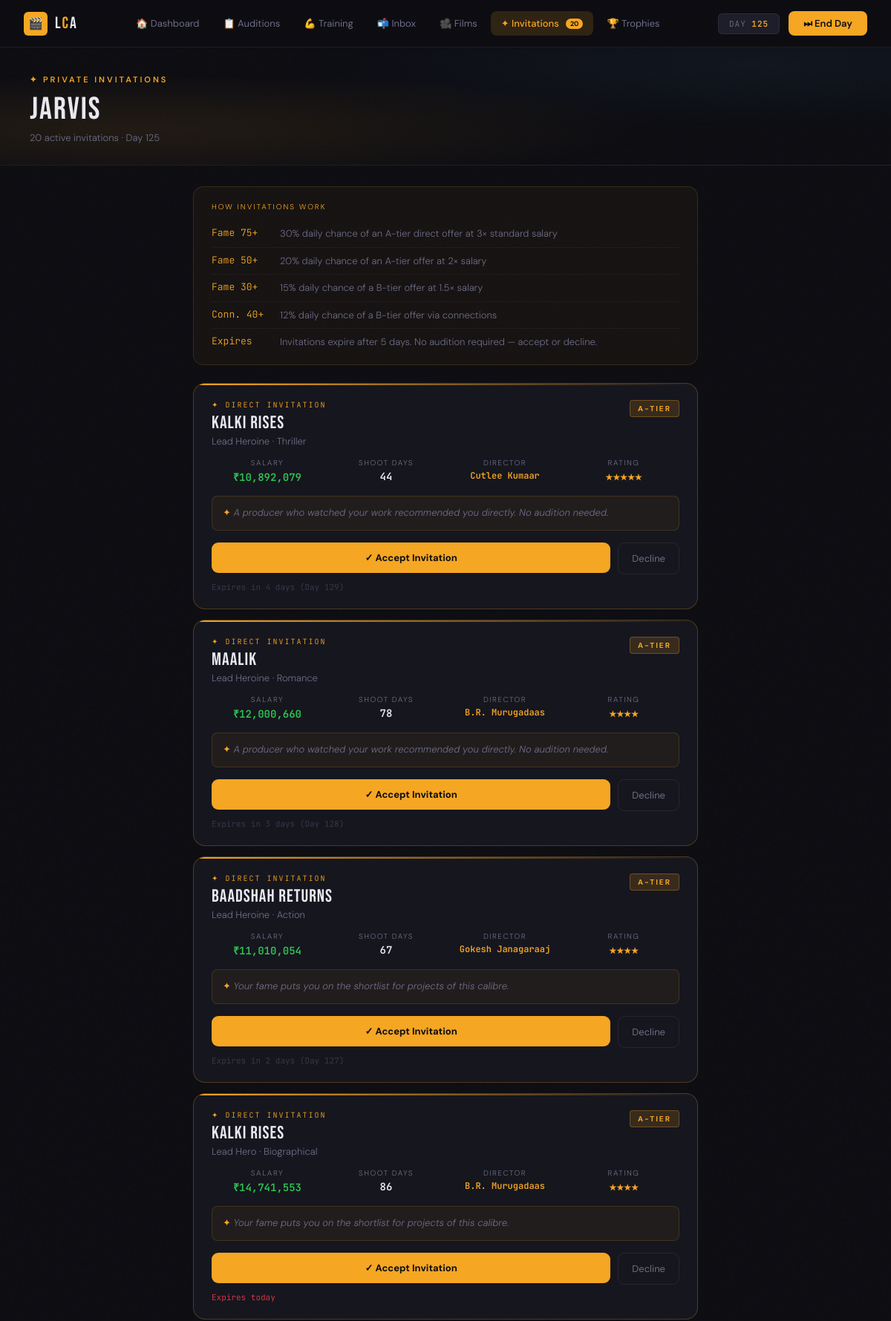
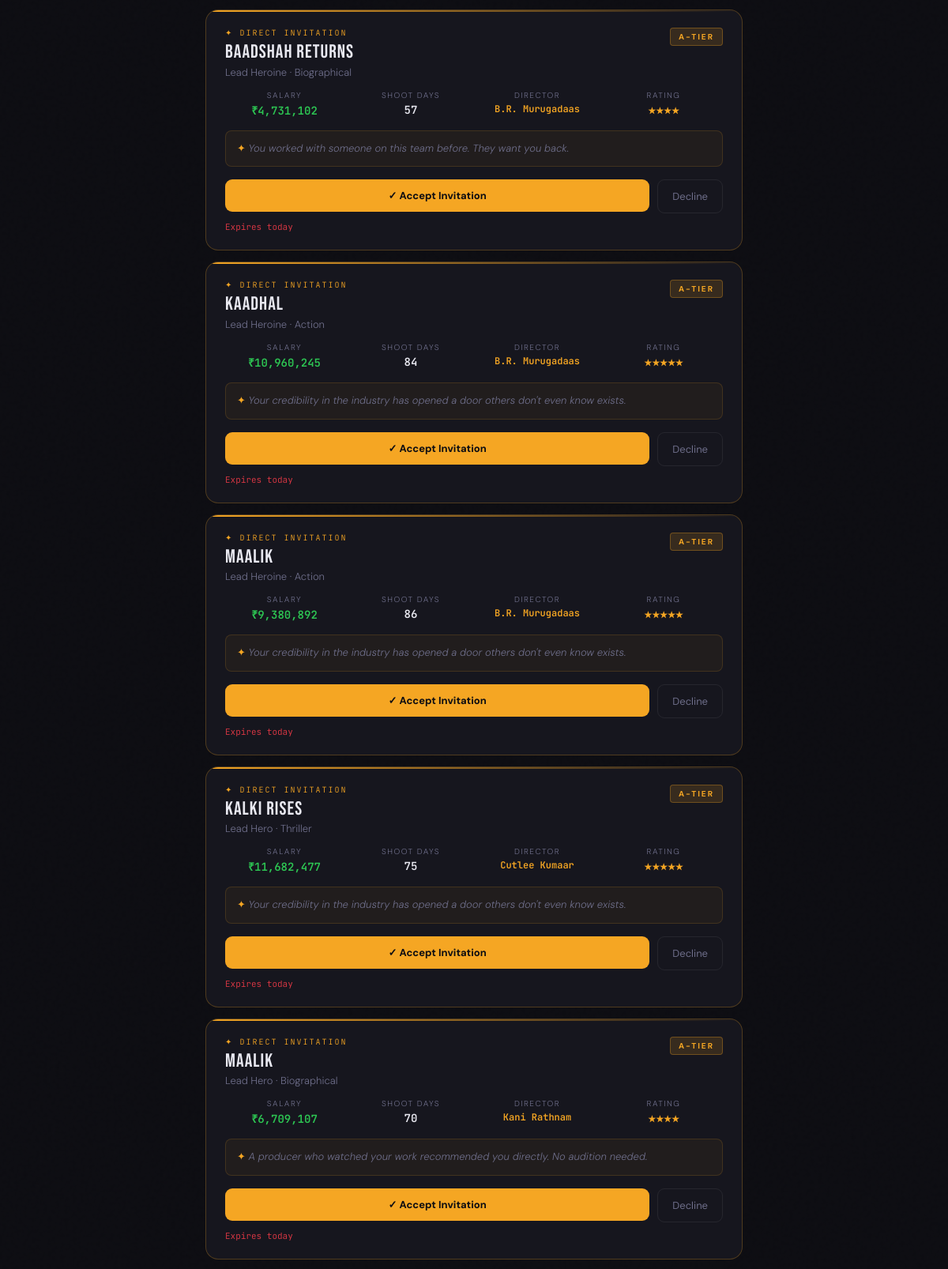
The page /invitations/1 (upper part) on the database its author committed (2 pictures, top to bottom).
### app.py (models this page shows)
class Actor(db.Model):
    id              = db.Column(db.Integer, primary_key=True)
    name            = db.Column(db.String(80), nullable=False)
    industry        = db.Column(db.String(20))
    persona         = db.Column(db.String(30))
    funds           = db.Column(db.Integer, default=50000)
    energy          = db.Column(db.Integer, default=100)
    fame            = db.Column(db.Integer, default=5)
    game_day        = db.Column(db.Integer, default=1)
    acting_skill    = db.Column(db.Integer, default=10)
    screen_presence = db.Column(db.Integer, default=10)
    looks           = db.Column(db.Integer, default=10)
    dialogue        = db.Column(db.Integer, default=10)
    dancing         = db.Column(db.Integer, default=10)
    connections     = db.Column(db.Integer, default=0)
    fitness         = db.Column(db.Integer, default=10)
    resilience      = db.Column(db.Integer, default=10)
    credibility     = db.Column(db.Integer, default=80)
    is_tired        = db.Column(db.Boolean, default=False)
    tired_days_left = db.Column(db.Integer, default=0)

class Invitation(db.Model):
    id           = db.Column(db.Integer, primary_key=True)
    actor_id     = db.Column(db.Integer, db.ForeignKey('actor.id'), nullable=False)
    movie_title  = db.Column(db.String(100))
    role_type    = db.Column(db.String(50))
    role_tier    = db.Column(db.String(2))
    genre        = db.Column(db.String(30))
    director     = db.Column(db.String(80))
    director_stars = db.Column(db.Integer, default=4)
    budget       = db.Column(db.String(10))
    salary       = db.Column(db.Integer)
    shoot_days   = db.Column(db.Integer)
    invite_reason = db.Column(db.String(300))
    invite_type  = db.Column(db.String(30))      # 'direct' or 'fame_threshold'
    expires_day  = db.Column(db.Integer)
    created_day  = db.Column(db.Integer)
    is_active    = db.Column(db.Boolean, default=True)

### app.py (the view)
@app.route('/invitations/<int:actor_id>')
def invitations_view(actor_id):
    actor = db.get_or_404(Actor, actor_id)
    expired = Invitation.query.filter_by(
        actor_id=actor_id, is_active=True
    ).filter(Invitation.expires_day < actor.game_day).all()
    for inv in expired:
        inv.is_active = False
    if expired:
        db.session.commit()
    active_invitations = Invitation.query.filter_by(
        actor_id=actor_id, is_active=True
    ).order_by(Invitation.created_day.desc()).all()
    offer_count  = JobApplication.query.filter_by(actor_id=actor_id, status='offered').count()
    released_films = Film.query.filter_by(actor_id=actor_id, status='released').all()
    prestige = get_prestige(actor, released_films)
    return render_template(
        'invitations.html',
        actor=actor,
        prestige=prestige,
        offer_count=offer_count,
        invite_count=len(active_invitations),
        invitations=active_invitations,
    )

### game_state.py (called while the page is built, shortened)
def get_prestige(actor, released_films):
    film_count    = len(released_films)
    blockbusters  = sum(1 for f in released_films if f.box_office_result == 'blockbuster')
    hits_or_above = sum(1 for f in released_films if f.box_office_result in ('blockbuster', 'hit'))
    if actor.fame >= 75 and film_count >= 10 and hits_or_above >= 3:
        return {
            'rank':      'superstar',
            'label':     'Superstar',
            'emoji':     '🔥',
            'next_rank': {
                'label':    'Legend',
                'needs': [
                    f'Fame to 100 (currently {actor.fame})',
                    f'15 released films (currently {film_count})',
                    f'5 Blockbusters (currently {blockbusters})',
                ],
            },
        }

### templates/invitations.html (shortened to what this page needs)
{% extends "base.html" %}
{% block nav_invites %}active{% endblock %}
{% block content %}
<div class="page-hero">
  <div class="page-label">✦ Private Invitations</div>
  <div class="page-title">{{ actor.name }}</div>
  <div class="page-sub">
    {% if invitations %}
      {{ invitations | length }} active invitation{{ 's' if invitations | length != 1 }} · Day {{ actor.game_day }}
    {% else %}
      No active invitations · Day {{ actor.game_day }}
    {% endif %}
  </div>
</div>
<div class="content-wrap">
  <div class="how-card">
    <div class="how-label">How Invitations Work</div>
    <div class="how-row">
      <span class="how-threshold">Fame 75+</span>
      <span class="how-desc">30% daily chance of an A-tier direct offer at 3× standard salary</span>
    </div>
    <div class="how-row">
      <span class="how-threshold">Fame 50+</span>
      <span class="how-desc">20% daily chance of an A-tier offer at 2× salary</span>
    </div>
    <div class="how-row">
      <span class="how-threshold">Fame 30+</span>
      <span class="how-desc">15% daily chance of a B-tier offer at 1.5× salary</span>
    </div>
    <div class="how-row">
      <span class="how-threshold">Conn. 40+</span>
      <span class="how-desc">12% daily chance of a B-tier offer via connections</span>
    </div>
    <div class="how-row">
      <span class="how-threshold">Expires</span>
      <span class="how-desc">Invitations expire after 5 days. No audition required — accept or decline.</span>
    </div>
  </div>
  {% if invitations %}
    {% for inv in invitations %}
    {% set days_left = inv.expires_day - actor.game_day %}
    <div class="invite-card">
      <div class="invite-header">
        <div class="invite-title-block">
          <div class="invite-eyebrow">
            ✦ {{ inv.invite_type | title }} Invitation
          </div>
          <div class="invite-title">{{ inv.movie_title }}</div>
          <div class="invite-role">{{ inv.role_type }} · {{ inv.genre }}</div>
        </div>
        <div class="invite-tier-badge tier-{{ inv.role_tier }}">{{ inv.role_tier }}-Tier</div>
      </div>
      <div class="invite-stats">
        <div class="invite-stat">
          <div class="invite-stat-label">Salary</div>
          <div class="invite-stat-val green">₹{{ "{:,}".format(inv.salary) }}</div>
        </div>
        <div class="invite-stat">
          <div class="invite-stat-label">Shoot Days</div>
          <div class="invite-stat-val">{{ inv.shoot_days }}</div>
        </div>
        <div class="invite-stat">
          <div class="invite-stat-label">Director</div>
          <div class="invite-stat-val gold" style="font-size:12px">{{ inv.director }}</div>
        </div>
        <div class="invite-stat">
          <div class="invite-stat-label">Rating</div>
          <div class="invite-stat-val">
            <span class="dir-stars">{% for i in range(inv.director_stars) %}★{% endfor %}</span>
          </div>
        </div>
      </div>
      <div class="invite-reason">{{ inv.invite_reason }}</div>
      <div class="invite-actions">
        <form action="/invitations/{{ actor.id }}/{{ inv.id }}/accept" method="POST" style="flex:1;">
          <button type="submit" class="btn-accept" style="width:100%">
            ✓ Accept Invitation
          </button>
        </form>
        <form action="/invitations/{{ actor.id }}/{{ inv.id }}/decline" method="POST">
          <button type="submit" class="btn-decline">Decline</button>
        </form>
      </div>
      <div class="invite-expires {% if days_left <= 1 %}urgent{% endif %}">
        {% if days_left <= 0 %}
          Expires today
        {% elif days_left == 1 %}
          ⚠ Expires tomorrow (Day {{ inv.expires_day }})
        {% else %}
          Expires in {{ days_left }} days (Day {{ inv.expires_day }})
        {% endif %}
      </div>
    </div>
    {% endfor %}
  {% endif %}
</div>
{% endblock %}

### templates/base.html (shortened to what this page needs)
<!DOCTYPE html>
<html lang="en">
<head>
</head>
<body>
<div class="page">
{% block nav %}
{% if actor is defined %}
<nav class="nav">
  <a href="/dashboard/{{ actor.id }}" class="nav-logo">
    <div class="nav-logo-icon">🎬</div>
    <div class="nav-logo-text">L<span>C</span>A</div>
  </a>
  <div class="nav-links">
    <a href="/dashboard/{{ actor.id }}"    class="nav-link {% block nav_dash %}{% endblock %}">🏠 Dashboard</a>
    <a href="/job-board/{{ actor.id }}"    class="nav-link {% block nav_jobs %}{% endblock %}">📋 Auditions</a>
    <a href="/training/{{ actor.id }}"     class="nav-link {% block nav_train %}{% endblock %}">💪 Training</a>
    <a href="/applications/{{ actor.id }}" class="nav-link {% block nav_inbox %}{% endblock %}">
      📬 Inbox
    </a>
    <a href="/films/{{ actor.id }}"        class="nav-link {% block nav_films %}{% endblock %}">🎥 Films</a>
    <a href="/invitations/{{ actor.id }}"
        class="nav-link {% block nav_invites %}{% endblock %}">
      ✦ Invitations
      {% if invite_count is defined and invite_count > 0 %}
    <span class="nav-badge" style="background:var(--gold);color:#0D0D12;">
      {{ invite_count }}
    </span>
  {% endif %}
</a>
<a href="/milestones/{{ actor.id }}"
   class="nav-link {% block nav_trophies %}{% endblock %}">
  🏆 Trophies
</a>
  </div>
  <div class="nav-right">
    <div class="nav-day">DAY <span>{{ actor.game_day }}</span></div>
    <form action="/rest/{{ actor.id }}" method="POST">
      <button type="submit" class="end-day-btn">⏭ End Day</button>
    </form>
  </div>
</nav>
{% endif %}
{% endblock %}
{% block content %}{% endblock %}
</div>
</body>
</html>

### templates/base.html (style rules this page uses)
:root { --bg: #0D0D12; --surface: #16161E; --surface2: #1E1E2A; --border: rgba(255,255,255,0.07); --gold: #F5A623; --gold-dim: rgba(245,166,35,0.15); --gold-glow: rgba(245,166,35,0.3); --red: #E63946; --red-dim: rgba(230,57,70,0.15); --green: #2DC653; --green-dim: rgba(45,198,83,0.12); --blue: #4A90D9; --blue-dim: rgba(74,144,217,0.15); --purple: #9B59B6; --teal: #1ABC9C; --text: #E8E8F0; --text-muted: #6E6E8A; --text-dim: #3A3A52; }
*, *::before, *::after { box-sizing: border-box; margin: 0; padding: 0; }
body { background: var(--bg); color: var(--text); font-family: 'DM Sans', sans-serif; font-weight: 300; min-height: 100vh; overflow-x: hidden; }
body::before { content: ''; position: fixed; inset: 0; pointer-events: none; z-index: 0; opacity: 0.4; }
.nav { position: sticky; top: 0; z-index: 100; background: linear-gradient(180deg, rgba(13,13,18,0.98) 0%, rgba(13,13,18,0.85) 100%); backdrop-filter: blur(20px); -webkit-backdrop-filter: blur(20px); border-bottom: 1px solid var(--border); padding: 0 32px; height: 64px; display: flex; align-items: center; justify-content: space-between; gap: 16px; }
.nav-logo { display: flex; align-items: center; gap: 10px; text-decoration: none; flex-shrink: 0; }
.nav-logo-icon { width: 32px; height: 32px; background: var(--gold); border-radius: 6px; display: flex; align-items: center; justify-content: center; font-size: 16px; }
.nav-logo-text { font-family: 'Bebas Neue', sans-serif; font-size: 22px; letter-spacing: 2px; color: var(--text); }
.nav-logo-text span { color: var(--gold); }
.nav-links { display: flex; align-items: center; gap: 4px; flex: 1; justify-content: center; }
.nav-link { padding: 8px 14px; border-radius: 8px; font-size: 13px; font-weight: 400; color: var(--text-muted); text-decoration: none; display: flex; align-items: center; gap: 7px; transition: all 0.2s; white-space: nowrap; }
.nav-link.active { background: var(--gold-dim); color: var(--gold); font-weight: 500; }
.nav-badge { background: var(--red); color: white; font-size: 9px; font-weight: 700; padding: 1px 6px; border-radius: 8px; margin-left: 2px; }
.nav-right { display: flex; align-items: center; gap: 12px; flex-shrink: 0; }
.nav-day { font-family: 'JetBrains Mono', monospace; font-size: 11px; color: var(--text-muted); background: var(--surface2); border: 1px solid var(--border); padding: 6px 14px; border-radius: 6px; letter-spacing: 1px; white-space: nowrap; }
.nav-day span { color: var(--gold); font-weight: 600; }
.end-day-btn { background: var(--gold); color: #0D0D12; border: none; padding: 8px 20px; border-radius: 8px; font-family: 'DM Sans', sans-serif; font-size: 13px; font-weight: 600; cursor: pointer; display: flex; align-items: center; gap: 8px; transition: all 0.2s; white-space: nowrap; }
.page { position: relative; z-index: 1; }

### rows shown on the page
Actor: game_day "125", name "Jarvis"
Invitation: invite_type "DIRECT", movie_title "Kalki Rises", role_type "Lead Heroine", genre "Thriller", role_tier "A", salary "10,892,079", shoot_days "44", director "Cutlee Kumaar", director_stars 5 (drawn), invite_reason "A producer who watched your work recommended you directly. No audition needed.", days_left "4", expires_day "129"
Invitation: invite_type "DIRECT", movie_title "Maalik", role_type "Lead Heroine", genre "Romance", role_tier "A", salary "12,000,660", shoot_days "78", director "B.R. Murugadaas", director_stars 4 (drawn), invite_reason "A producer who watched your work recommended you directly. No audition needed.", days_left "3", expires_day "128"
Invitation: invite_type "DIRECT", movie_title "Baadshah Returns", role_type "Lead Heroine", genre "Action", role_tier "A", salary "11,010,054", shoot_days "67", director "Gokesh Janagaraaj", director_stars 4 (drawn), invite_reason "Your fame puts you on the shortlist for projects of this calibre.", days_left "2", expires_day "127"
Invitation: invite_type "DIRECT", movie_title "Kalki Rises", role_type "Lead Hero", genre "Biographical", role_tier "A", salary "14,741,553", shoot_days "86", director "B.R. Murugadaas", director_stars 4 (drawn), invite_reason "Your fame puts you on the shortlist for projects of this calibre.", shows "Expires today"
Invitation: invite_type "DIRECT", movie_title "Baadshah Returns", role_type "Lead Heroine", genre "Biographical", role_tier "A", salary "4,731,102", shoot_days "57", director "B.R. Murugadaas", director_stars 4 (drawn), invite_reason "You worked with someone on this team before. They want you back.", shows "Expires today"
Invitation: invite_type "DIRECT", movie_title "Kaadhal", role_type "Lead Heroine", genre "Action", role_tier "A", salary "10,960,245", shoot_days "84", director "B.R. Murugadaas", director_stars 5 (drawn), invite_reason "Your credibility in the industry has opened a door others don't even know exists.", shows "Expires today"
Invitation: invite_type "DIRECT", movie_title "Maalik", role_type "Lead Heroine", genre "Action", role_tier "A", salary "9,380,892", shoot_days "86", director "B.R. Murugadaas", director_stars 5 (drawn), invite_reason "Your credibility in the industry has opened a door others don't even know exists.", shows "Expires today"
Invitation: invite_type "DIRECT", movie_title "Kalki Rises", role_type "Lead Hero", genre "Thriller", role_tier "A", salary "11,682,477", shoot_days "75", director "Cutlee Kumaar", director_stars 5 (drawn), invite_reason "Your credibility in the industry has opened a door others don't even know exists.", shows "Expires today"
Invitation: invite_type "DIRECT", movie_title "Maalik", role_type "Lead Hero", genre "Biographical", role_tier "A", salary "6,709,107", shoot_days "70", director "Kani Rathnam", director_stars 4 (drawn), invite_reason "A producer who watched your work recommended you directly. No audition needed.", shows "Expires today"

### other values the page prints
{{ invite_count }} "20"
{{ invitations | length }} "20"
{{ 's' if invitations | length != 1 }} "s"
